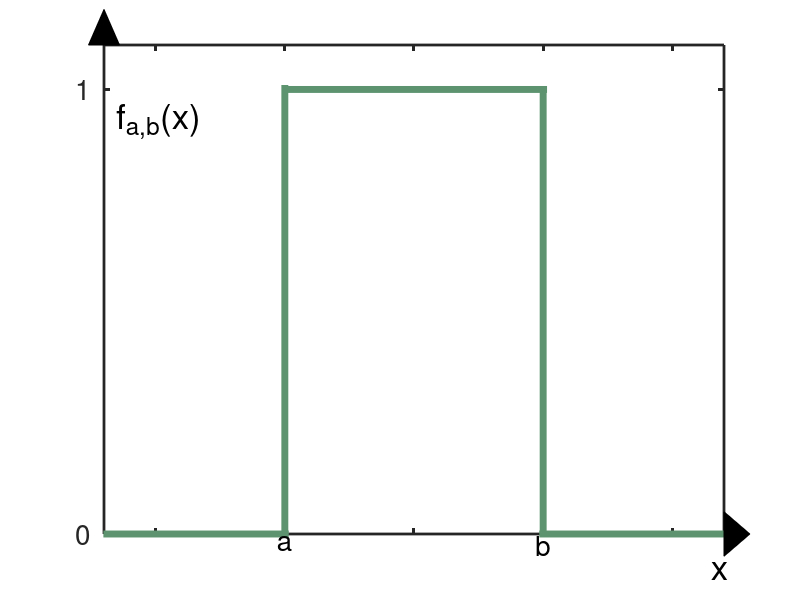

Here is the MATLAB script that generated this plot:
clc; close all; clear all; 


my_green_1 = [93 148 111] ./ 255;

lineW = 5; 

x = [0 1.015];
y = [0 0]; 
plot(x,y, 'color', my_green_1, 'linewidth',lineW); 
hold on; 

x = [ 1 1]; 
y = [ 0 1.01]; 
plot(x,y, 'color', my_green_1, 'linewidth',lineW); 

x = [ 1 2.015]; 
y = [ 1 1]; 
plot(x,y, 'color', my_green_1, 'linewidth',lineW); 

x = [ 2 2]; 
y = [ 1 0]; 
plot(x,y, 'color', my_green_1, 'linewidth',lineW); 

x = [ 2-0.015 3]; 
y = [ 0 0]; 
plot(x,y, 'color', my_green_1, 'linewidth',lineW); 

%set(gca, 'XTick', xt, 'XTickLabel', x)
%set(gca,'ytick',[0:0.2:2]);


x = [ 1 2 ];

x = ['a' 'b' ]
xt = [1 2  ];

yl = get(gca, 'YLim');
str = cellstr( num2str(x(:)) );      %# format x-ticks as 2^{xx}
hTxt = text(xt, yl(ones(size(xt))), str, ...   %# create text at same locations
    'Interpreter','tex', ...                   %# specify tex interpreter
    'VerticalAlignment','top', ...             %# v-align to be underneath
    'HorizontalAlignment','center', 'fontsize',20 ); 

set(gca,'fontsize',20)

%LEG1 = legend('Smoothing','Sending', 'Normalizing');
%set(LEG1);
%xlabel('Number of cores');
%ylabel('Fraction');
%axis([0,11,0,1]);
%set(gca,'xtick',x);
%set(gca,'ytick',[0:0.2:1]);



set(gca, 'XTickLabel',[])   
set(gca,'ytick',[0 1]);
set(gca,'XLim',[0.3 2.7],'YLim',[0 1.1])
set(gca,'linewidth',2)


text (0.35,0.93,'f_{a,b}(x)', 'fontsize',25) 

text (2.65,-0.08,'x', 'fontsize',25) 
 
 


% the arrows


patch(...
    [2.7 0.24; 2.7 0.36; 2.8 0.3], ...
    [0.05 1.1; -0.05 1.1; 0 1.18], 'k', 'clipping', 'off')














%{
% Some bogus functions
f = @(x) 50* 1.6.^(-x-5);
g = @(x) 50* 1.6.^(+x-10);

% Point where they meet
xE = 2.5;
yE = f(xE);

% Plot the bogus functions
figure(1), clf, hold on
x = 0:0.2:5;
plot(x,f(x),'r',  x,g(x),'b', 'linewidth', 2)

% get rid of standard axes decorations
set(gca, 'Xtick', [], 'Ytick', [], 'box', 'off')

% Fix the axes sizes
axis([0 5 0 5])

% the equilibrium point
plot(xE, yE, 'k.', 'markersize', 20)

% the dashed lines
line([xE 0; xE xE], [0 yE; yE yE], 'linestyle', '--', 'color', 'k')

% the arrows
xO = 0.2;  
yO = 0.1;
patch(...
    [5-xO -yO; 5-xO +yO; 5.0 0.0], ...
    [yO 5-xO; -yO 5-xO; 0 5], 'k', 'clipping', 'off')

% the squishy wiggly line pointing to the "equilibrium" text
h = @(x)0.5*(x+0.2) + 0.1*sin((x+0.2)*14);
x = 2.7:0.01:3.5;
plot(x, h(x), 'k', 'linewidth', 2)

% the static texts
text(xE-yO, -0.2, 'Q^*', 'fontweight', 'bold')
text(-2*yO,   yE, 'P^*', 'fontweight', 'bold')
text(-2*yO,    4, 'Price', 'rotation', 90, 'fontsize', 14)
text(    4, -0.2, 'Quantity', 'fontsize', 14)
text(   .5,  4.2, 'Demand', 'fontsize', 14, 'rotation', -55)
text(   4.0,  3.3, 'Supply', 'fontsize', 14, 'rotation', +55)
text(   3.6,  2.1, 'Equilibrium', 'fontsize', 14)
%}






















